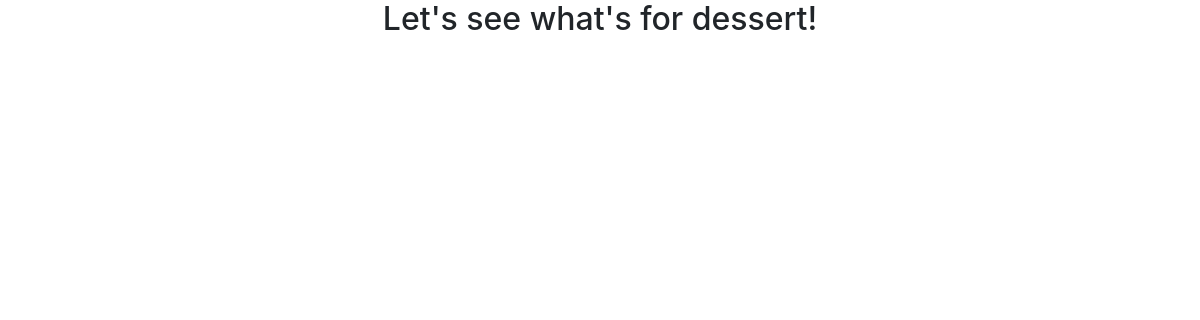
The page /example/menu on the database as committed earlier.
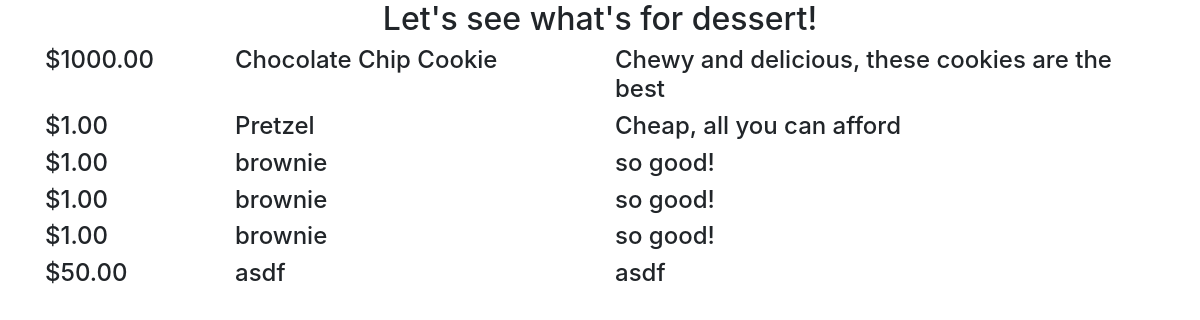
The same page on the database as committed later.
### example/models.py (models this page shows, shortened)
class BakedGood(models.Model):
    name = models.CharField(max_length=64)
    desc = models.CharField(max_length=256)
    good_type = models.CharField(
        max_length=2,
        choices=[
            ('BG',"Bagel"),
            ('BR',"Bread"),
            ('CO',"Cookie"),
            ('CA',"CAKE"),
            ('PR',"PRETZEL")
        ]
    )
    price = models.DecimalField(max_digits=6, decimal_places=2)
    recipe = models.TextField()
    baked_on = models.DateTimeField(auto_now=True)
    baked_on.editable = True

### example/views.py (the view)
# urls.py: path('menu', views.menu, name='menu'),
def menu(request):
    baked_goods = BakedGood.objects.all()
    context = {'baked_goods': baked_goods}
    return render(request, 'example/for.html', context)

### example/templates/example/for.html (shortened to what this page needs)
{% extends 'example/base.html' %}
{% block content %}
<div class="row">
    <div class="col text-center">
        <h2>Let's see what's for dessert!</h2>
    </div>
</div>
{% for baked_good in baked_goods %}
<div class="row">
    <div class="col-2"><h4>${{ baked_good.price }}</h4></div>
    <div class="col-4"><h4>{{ baked_good.name }}</h4></div>
    <div class="col-6"><h4>{{ baked_good.desc }}</h4></div>
</div>
{% endfor %}
{% endblock %}

### example/templates/example/base.html (shortened to what this page needs)
{% load static %}
<!doctype html>
<html lang="en">
<head>
    <link rel="stylesheet" href="https://stackpath.bootstrapcdn.com/bootstrap/4.3.1/css/bootstrap.min.css">
    <link rel="stylesheet" href="https://cdn.jsdelivr.net/npm/flatpickr/dist/flatpickr.min.css">
    <link rel="stylesheet" href="{% static 'example/style.css' %}">
</head>
<body>
	<div class="container">
        {% block content %}
        {% endblock %}
    </div>
</body>
</html>

Rows that differ between the two databases and show on the page:
added BakedGood: price "1000.00", name "Chocolate Chip Cookie", desc "Chewy and delicious, these cookies are the best"
added BakedGood: price "1.00", name "Pretzel", desc "Cheap, all you can afford"
added BakedGood: price "1.00", name "brownie", desc "so good!"
added BakedGood: price "1.00", name "brownie", desc "so good!"
added BakedGood: price "1.00", name "brownie", desc "so good!"
added BakedGood: price "50.00", name "asdf", desc "asdf"
